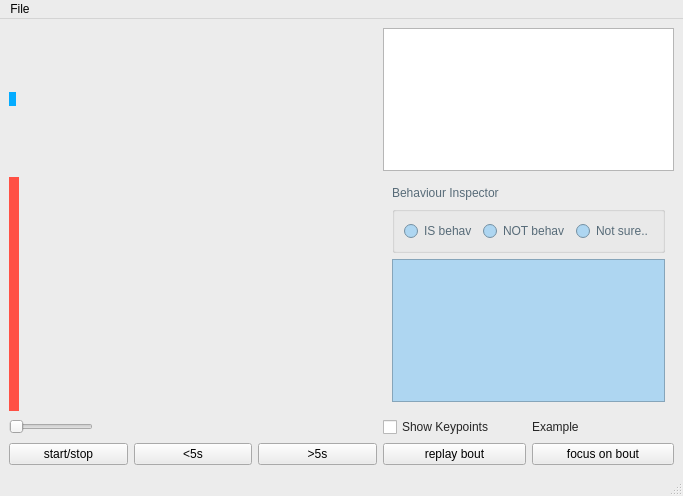
<?xml version="1.0" encoding="UTF-8"?>
<ui version="4.0">
 <class>MainWindow</class>
 <widget class="QMainWindow" name="MainWindow">
  <property name="geometry">
   <rect>
    <x>0</x>
    <y>0</y>
    <width>683</width>
    <height>496</height>
   </rect>
  </property>
  <property name="sizePolicy">
   <sizepolicy hsizetype="Minimum" vsizetype="Preferred">
    <horstretch>0</horstretch>
    <verstretch>0</verstretch>
   </sizepolicy>
  </property>
  <property name="palette">
   <palette>
    <active>
     <colorrole role="WindowText">
      <brush brushstyle="SolidPattern">
       <color alpha="255">
        <red>0</red>
        <green>0</green>
        <blue>0</blue>
       </color>
      </brush>
     </colorrole>
     <colorrole role="Button">
      <brush brushstyle="SolidPattern">
       <color alpha="255">
        <red>174</red>
        <green>214</green>
        <blue>241</blue>
       </color>
      </brush>
     </colorrole>
     <colorrole role="Light">
      <brush brushstyle="SolidPattern">
       <color alpha="255">
        <red>255</red>
        <green>255</green>
        <blue>255</blue>
       </color>
      </brush>
     </colorrole>
     <colorrole role="Midlight">
      <brush brushstyle="SolidPattern">
       <color alpha="255">
        <red>214</red>
        <green>234</green>
        <blue>248</blue>
       </color>
      </brush>
     </colorrole>
     <colorrole role="Dark">
      <brush brushstyle="SolidPattern">
       <color alpha="255">
        <red>87</red>
        <green>107</green>
        <blue>120</blue>
       </color>
      </brush>
     </colorrole>
     <colorrole role="Mid">
      <brush brushstyle="SolidPattern">
       <color alpha="255">
        <red>116</red>
        <green>143</green>
        <blue>161</blue>
       </color>
      </brush>
     </colorrole>
     <colorrole role="Text">
      <brush brushstyle="SolidPattern">
       <color alpha="255">
        <red>0</red>
        <green>0</green>
        <blue>0</blue>
       </color>
      </brush>
     </colorrole>
     <colorrole role="BrightText">
      <brush brushstyle="SolidPattern">
       <color alpha="255">
        <red>255</red>
        <green>255</green>
        <blue>255</blue>
       </color>
      </brush>
     </colorrole>
     <colorrole role="ButtonText">
      <brush brushstyle="SolidPattern">
       <color alpha="255">
        <red>0</red>
        <green>0</green>
        <blue>0</blue>
       </color>
      </brush>
     </colorrole>
     <colorrole role="Base">
      <brush brushstyle="SolidPattern">
       <color alpha="255">
        <red>255</red>
        <green>255</green>
        <blue>255</blue>
       </color>
      </brush>
     </colorrole>
     <colorrole role="Window">
      <brush brushstyle="SolidPattern">
       <color alpha="255">
        <red>174</red>
        <green>214</green>
        <blue>241</blue>
       </color>
      </brush>
     </colorrole>
     <colorrole role="Shadow">
      <brush brushstyle="SolidPattern">
       <color alpha="255">
        <red>0</red>
        <green>0</green>
        <blue>0</blue>
       </color>
      </brush>
     </colorrole>
     <colorrole role="AlternateBase">
      <brush brushstyle="SolidPattern">
       <color alpha="255">
        <red>214</red>
        <green>234</green>
        <blue>248</blue>
       </color>
      </brush>
     </colorrole>
     <colorrole role="ToolTipBase">
      <brush brushstyle="SolidPattern">
       <color alpha="255">
        <red>255</red>
        <green>255</green>
        <blue>220</blue>
       </color>
      </brush>
     </colorrole>
     <colorrole role="ToolTipText">
      <brush brushstyle="SolidPattern">
       <color alpha="255">
        <red>0</red>
        <green>0</green>
        <blue>0</blue>
       </color>
      </brush>
     </colorrole>
     <colorrole role="PlaceholderText">
      <brush brushstyle="SolidPattern">
       <color alpha="127">
        <red>0</red>
        <green>0</green>
        <blue>0</blue>
       </color>
      </brush>
     </colorrole>
    </active>
    <inactive>
     <colorrole role="WindowText">
      <brush brushstyle="SolidPattern">
       <color alpha="216">
        <red>0</red>
        <green>0</green>
        <blue>0</blue>
       </color>
      </brush>
     </colorrole>
     <colorrole role="Button">
      <brush brushstyle="SolidPattern">
       <color alpha="255">
        <red>236</red>
        <green>236</green>
        <blue>236</blue>
       </color>
      </brush>
     </colorrole>
     <colorrole role="Light">
      <brush brushstyle="SolidPattern">
       <color alpha="255">
        <red>255</red>
        <green>255</green>
        <blue>255</blue>
       </color>
      </brush>
     </colorrole>
     <colorrole role="Midlight">
      <brush brushstyle="SolidPattern">
       <color alpha="255">
        <red>245</red>
        <green>245</green>
        <blue>245</blue>
       </color>
      </brush>
     </colorrole>
     <colorrole role="Dark">
      <brush brushstyle="SolidPattern">
       <color alpha="255">
        <red>191</red>
        <green>191</green>
        <blue>191</blue>
       </color>
      </brush>
     </colorrole>
     <colorrole role="Mid">
      <brush brushstyle="SolidPattern">
       <color alpha="255">
        <red>169</red>
        <green>169</green>
        <blue>169</blue>
       </color>
      </brush>
     </colorrole>
     <colorrole role="Text">
      <brush brushstyle="SolidPattern">
       <color alpha="216">
        <red>0</red>
        <green>0</green>
        <blue>0</blue>
       </color>
      </brush>
     </colorrole>
     <colorrole role="BrightText">
      <brush brushstyle="SolidPattern">
       <color alpha="255">
        <red>255</red>
        <green>255</green>
        <blue>255</blue>
       </color>
      </brush>
     </colorrole>
     <colorrole role="ButtonText">
      <brush brushstyle="SolidPattern">
       <color alpha="255">
        <red>0</red>
        <green>0</green>
        <blue>0</blue>
       </color>
      </brush>
     </colorrole>
     <colorrole role="Base">
      <brush brushstyle="SolidPattern">
       <color alpha="255">
        <red>255</red>
        <green>255</green>
        <blue>255</blue>
       </color>
      </brush>
     </colorrole>
     <colorrole role="Window">
      <brush brushstyle="SolidPattern">
       <color alpha="255">
        <red>236</red>
        <green>236</green>
        <blue>236</blue>
       </color>
      </brush>
     </colorrole>
     <colorrole role="Shadow">
      <brush brushstyle="SolidPattern">
       <color alpha="255">
        <red>0</red>
        <green>0</green>
        <blue>0</blue>
       </color>
      </brush>
     </colorrole>
     <colorrole role="AlternateBase">
      <brush brushstyle="SolidPattern">
       <color alpha="255">
        <red>245</red>
        <green>245</green>
        <blue>245</blue>
       </color>
      </brush>
     </colorrole>
     <colorrole role="ToolTipBase">
      <brush brushstyle="SolidPattern">
       <color alpha="255">
        <red>255</red>
        <green>255</green>
        <blue>255</blue>
       </color>
      </brush>
     </colorrole>
     <colorrole role="ToolTipText">
      <brush brushstyle="SolidPattern">
       <color alpha="255">
        <red>0</red>
        <green>0</green>
        <blue>0</blue>
       </color>
      </brush>
     </colorrole>
     <colorrole role="PlaceholderText">
      <brush brushstyle="SolidPattern">
       <color alpha="63">
        <red>0</red>
        <green>0</green>
        <blue>0</blue>
       </color>
      </brush>
     </colorrole>
    </inactive>
    <disabled>
     <colorrole role="WindowText">
      <brush brushstyle="SolidPattern">
       <color alpha="255">
        <red>87</red>
        <green>107</green>
        <blue>120</blue>
       </color>
      </brush>
     </colorrole>
     <colorrole role="Button">
      <brush brushstyle="SolidPattern">
       <color alpha="255">
        <red>174</red>
        <green>214</green>
        <blue>241</blue>
       </color>
      </brush>
     </colorrole>
     <colorrole role="Light">
      <brush brushstyle="SolidPattern">
       <color alpha="255">
        <red>255</red>
        <green>255</green>
        <blue>255</blue>
       </color>
      </brush>
     </colorrole>
     <colorrole role="Midlight">
      <brush brushstyle="SolidPattern">
       <color alpha="255">
        <red>214</red>
        <green>234</green>
        <blue>248</blue>
       </color>
      </brush>
     </colorrole>
     <colorrole role="Dark">
      <brush brushstyle="SolidPattern">
       <color alpha="255">
        <red>87</red>
        <green>107</green>
        <blue>120</blue>
       </color>
      </brush>
     </colorrole>
     <colorrole role="Mid">
      <brush brushstyle="SolidPattern">
       <color alpha="255">
        <red>116</red>
        <green>143</green>
        <blue>161</blue>
       </color>
      </brush>
     </colorrole>
     <colorrole role="Text">
      <brush brushstyle="SolidPattern">
       <color alpha="255">
        <red>87</red>
        <green>107</green>
        <blue>120</blue>
       </color>
      </brush>
     </colorrole>
     <colorrole role="BrightText">
      <brush brushstyle="SolidPattern">
       <color alpha="255">
        <red>255</red>
        <green>255</green>
        <blue>255</blue>
       </color>
      </brush>
     </colorrole>
     <colorrole role="ButtonText">
      <brush brushstyle="SolidPattern">
       <color alpha="255">
        <red>87</red>
        <green>107</green>
        <blue>120</blue>
       </color>
      </brush>
     </colorrole>
     <colorrole role="Base">
      <brush brushstyle="SolidPattern">
       <color alpha="255">
        <red>174</red>
        <green>214</green>
        <blue>241</blue>
       </color>
      </brush>
     </colorrole>
     <colorrole role="Window">
      <brush brushstyle="SolidPattern">
       <color alpha="255">
        <red>174</red>
        <green>214</green>
        <blue>241</blue>
       </color>
      </brush>
     </colorrole>
     <colorrole role="Shadow">
      <brush brushstyle="SolidPattern">
       <color alpha="255">
        <red>0</red>
        <green>0</green>
        <blue>0</blue>
       </color>
      </brush>
     </colorrole>
     <colorrole role="AlternateBase">
      <brush brushstyle="SolidPattern">
       <color alpha="255">
        <red>245</red>
        <green>245</green>
        <blue>245</blue>
       </color>
      </brush>
     </colorrole>
     <colorrole role="ToolTipBase">
      <brush brushstyle="SolidPattern">
       <color alpha="255">
        <red>255</red>
        <green>255</green>
        <blue>255</blue>
       </color>
      </brush>
     </colorrole>
     <colorrole role="ToolTipText">
      <brush brushstyle="SolidPattern">
       <color alpha="255">
        <red>0</red>
        <green>0</green>
        <blue>0</blue>
       </color>
      </brush>
     </colorrole>
     <colorrole role="PlaceholderText">
      <brush brushstyle="SolidPattern">
       <color alpha="63">
        <red>0</red>
        <green>0</green>
        <blue>0</blue>
       </color>
      </brush>
     </colorrole>
    </disabled>
   </palette>
  </property>
  <property name="windowTitle">
   <string>MainWindow</string>
  </property>
  <widget class="QWidget" name="centralwidget">
   <layout class="QGridLayout" name="gridLayout">
    <item row="2" column="0" colspan="3">
     <widget class="CvView" name="vid_viewer">
      <property name="sizePolicy">
       <sizepolicy hsizetype="Fixed" vsizetype="Fixed">
        <horstretch>0</horstretch>
        <verstretch>0</verstretch>
       </sizepolicy>
      </property>
      <property name="styleSheet">
       <string notr="true">background-color: rgb(4, 172, 255);</string>
      </property>
      <property name="text">
       <string/>
      </property>
     </widget>
    </item>
    <item row="6" column="0">
     <widget class="QPushButton" name="start_stop_btn">
      <property name="text">
       <string>start/stop</string>
      </property>
      <property name="checkable">
       <bool>true</bool>
      </property>
     </widget>
    </item>
    <item row="2" column="3" colspan="2">
     <widget class="QListView" name="bouts_view"/>
    </item>
    <item row="6" column="3">
     <widget class="QPushButton" name="bout_replay_btn">
      <property name="text">
       <string>replay bout</string>
      </property>
     </widget>
    </item>
    <item row="6" column="1">
     <widget class="QPushButton" name="vid_back_btn">
      <property name="text">
       <string>&lt;5s</string>
      </property>
     </widget>
    </item>
    <item row="6" column="2">
     <widget class="QPushButton" name="vid_fwd_btn">
      <property name="text">
       <string>&gt;5s</string>
      </property>
     </widget>
    </item>
    <item row="4" column="3" colspan="2">
     <widget class="QWidget" name="bout_inspect_widget" native="true">
      <property name="enabled">
       <bool>false</bool>
      </property>
      <layout class="QGridLayout" name="bout_inspect_grid">
       <item row="0" column="0" colspan="2">
        <widget class="QLabel" name="bout_inspect_header">
         <property name="text">
          <string>Behaviour Inspector</string>
         </property>
        </widget>
       </item>
       <item row="2" column="0" colspan="2">
        <widget class="QListView" name="bout_inspect_view">
         <property name="enabled">
          <bool>false</bool>
         </property>
        </widget>
       </item>
       <item row="1" column="0" colspan="2">
        <widget class="QGroupBox" name="behav_rbtns_group">
         <property name="title">
          <string/>
         </property>
         <layout class="QHBoxLayout" name="horizontalLayout">
          <item>
           <widget class="QRadioButton" name="is_behav_rbtn">
            <property name="text">
             <string>IS behav</string>
            </property>
           </widget>
          </item>
          <item>
           <widget class="QRadioButton" name="not_behav_rbtn">
            <property name="text">
             <string>NOT behav</string>
            </property>
           </widget>
          </item>
          <item>
           <widget class="QRadioButton" name="select_behav_rbtn">
            <property name="text">
             <string>Not sure..</string>
            </property>
           </widget>
          </item>
         </layout>
        </widget>
       </item>
      </layout>
     </widget>
    </item>
    <item row="6" column="4">
     <widget class="QPushButton" name="bout_focus_btn">
      <property name="text">
       <string>focus on bout</string>
      </property>
      <property name="checkable">
       <bool>true</bool>
      </property>
     </widget>
    </item>
    <item row="4" column="0" colspan="3">
     <widget class="GraphView" name="graph_viewer" native="true">
      <property name="sizePolicy">
       <sizepolicy hsizetype="Fixed" vsizetype="Preferred">
        <horstretch>0</horstretch>
        <verstretch>0</verstretch>
       </sizepolicy>
      </property>
      <property name="minimumSize">
       <size>
        <width>10</width>
        <height>0</height>
       </size>
      </property>
      <property name="styleSheet">
       <string notr="true">background-color: rgb(255, 80, 68);</string>
      </property>
     </widget>
    </item>
    <item row="5" column="0" colspan="3">
     <widget class="QSlider" name="slider">
      <property name="sizePolicy">
       <sizepolicy hsizetype="Fixed" vsizetype="Fixed">
        <horstretch>0</horstretch>
        <verstretch>0</verstretch>
       </sizepolicy>
      </property>
      <property name="orientation">
       <enum>Qt::Horizontal</enum>
      </property>
     </widget>
    </item>
    <item row="5" column="3">
     <widget class="QCheckBox" name="annot_keypts_cbx">
      <property name="text">
       <string>Show Keypoints</string>
      </property>
     </widget>
    </item>
    <item row="5" column="4">
     <widget class="QLabel" name="example">
      <property name="text">
       <string>Example</string>
      </property>
     </widget>
    </item>
   </layout>
  </widget>
  <widget class="QMenuBar" name="menubar">
   <property name="geometry">
    <rect>
     <x>0</x>
     <y>0</y>
     <width>683</width>
     <height>21</height>
    </rect>
   </property>
   <property name="nativeMenuBar">
    <bool>false</bool>
   </property>
   <widget class="QMenu" name="menu_file">
    <property name="title">
     <string>File</string>
    </property>
    <widget class="QMenu" name="menu_save">
     <property name="title">
      <string>Save</string>
     </property>
     <addaction name="action_save"/>
     <addaction name="action_save_as_frames"/>
     <addaction name="action_save_as_bouts"/>
    </widget>
    <widget class="QMenu" name="menu_export">
     <property name="title">
      <string>Export</string>
     </property>
     <addaction name="action_export_video"/>
    </widget>
    <addaction name="action_settings"/>
    <addaction name="action_open"/>
    <addaction name="menu_save"/>
    <addaction name="menu_export"/>
    <addaction name="action_help"/>
    <addaction name="action_quit"/>
   </widget>
   <addaction name="menu_file"/>
  </widget>
  <widget class="QStatusBar" name="statusbar"/>
  <action name="action_open">
   <property name="text">
    <string>Open</string>
   </property>
  </action>
  <action name="action_settings">
   <property name="text">
    <string>Settings</string>
   </property>
  </action>
  <action name="actionClose">
   <property name="text">
    <string>Close</string>
   </property>
  </action>
  <action name="action_quit">
   <property name="text">
    <string>Quit</string>
   </property>
  </action>
  <action name="action_save">
   <property name="text">
    <string>Save</string>
   </property>
  </action>
  <action name="action_save_as_bouts">
   <property name="text">
    <string>Save as bouts</string>
   </property>
  </action>
  <action name="action_save_as_frames">
   <property name="text">
    <string>Save as</string>
   </property>
  </action>
  <action name="action_export_video">
   <property name="text">
    <string>Export video</string>
   </property>
  </action>
  <action name="action_help">
   <property name="text">
    <string>Help</string>
   </property>
  </action>
 </widget>
 <customwidgets>
  <customwidget>
   <class>CvView</class>
   <extends>QLabel</extends>
   <header>behavysis_viewer.widgets.cv_view</header>
  </customwidget>
  <customwidget>
   <class>GraphView</class>
   <extends>QWidget</extends>
   <header>behavysis_viewer.widgets.graph_view</header>
   <container>1</container>
  </customwidget>
 </customwidgets>
 <resources/>
 <connections/>
 <designerdata>
  <property name="gridDeltaX">
   <number>10</number>
  </property>
  <property name="gridDeltaY">
   <number>10</number>
  </property>
  <property name="gridSnapX">
   <bool>true</bool>
  </property>
  <property name="gridSnapY">
   <bool>true</bool>
  </property>
  <property name="gridVisible">
   <bool>true</bool>
  </property>
 </designerdata>
</ui>
